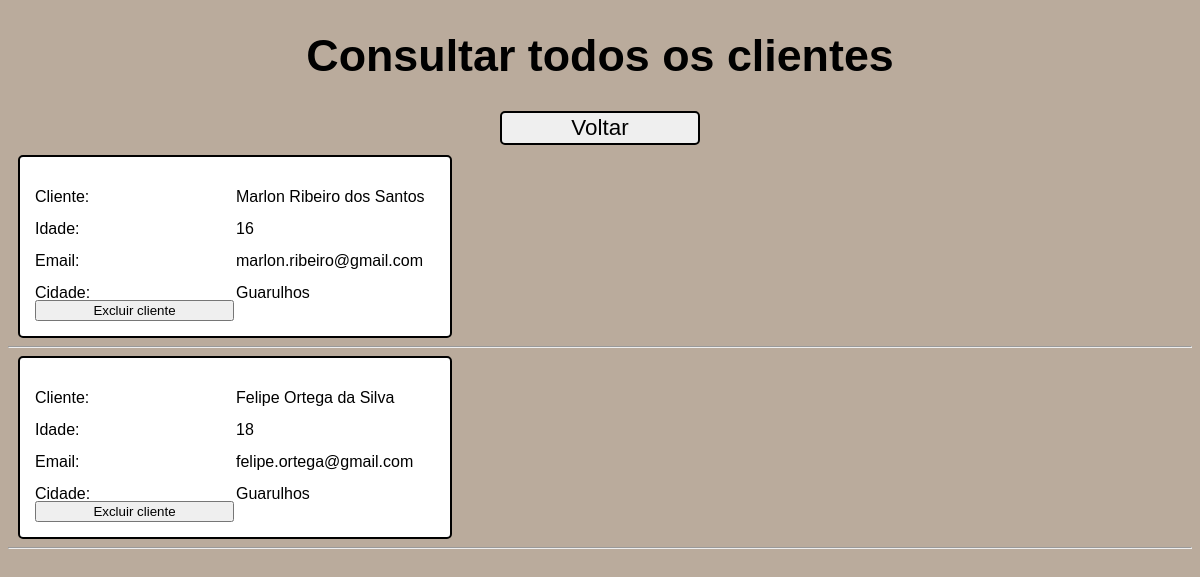
The page /php/cliente/listar_cli.php on the database as committed earlier.
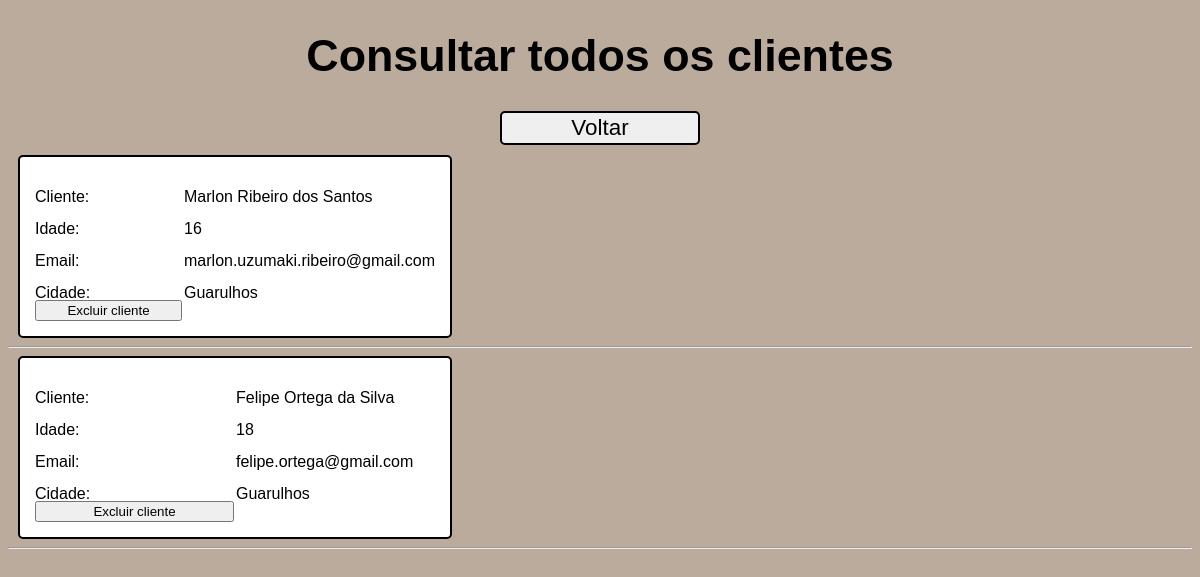
The same page on the database as committed later.
### tables this page shows
CREATE TABLE `tbcliente` (
  `codcliente` int(11) NOT NULL AUTO_INCREMENT,
  `cliente` varchar(90) DEFAULT NULL,
  `idade` int(11) DEFAULT NULL,
  `email` varchar(90) DEFAULT NULL,
  `cidade` varchar(90) DEFAULT NULL,
  PRIMARY KEY (`codcliente`)
);

### php/cliente/listar_cli.php (the view, shortened to what this page needs)
<!DOCTYPE html>
<html lang="pt-br">
<head>
    <link rel="stylesheet" href="../../css/style2.css">
</head>
<body>
    <h1>Consultar todos os clientes</h1>
    <button id="voltar" onclick="window.location = 'cadcliente.php'">Voltar</button>
    <?php
        require_once "../../factory/conexao.php";
        $consulta = "select * from tbcliente";
        $executar = mysqli_query($conn, $consulta);
        while($coluna = mysqli_fetch_array($executar)){
    ?>
        <div class="listagemCliente">
            <p>Cliente:</p> <?php echo "<p>" . $coluna["cliente"] . "</p>";?>
            <p>Idade:</p> <?php echo "<p>" . $coluna["idade"] . "</p>";?>
            <p>Email:</p> <?php echo "<p>" . $coluna["email"] . "</p>";?>
            <p>Cidade:</p> <?php echo "<p>" . $coluna["cidade"] . "</p>";?>
            <button onclick="window.location = `excluircliente.php?id=<?php echo $coluna['codcliente']?>`">Excluir cliente</button>
        </div>
            <hr>
        <?php } ?>
</body>
</html>

### css/style2.css (style rules this page uses)
body { font-family: sans-serif; }
h1 { text-align: center; font-size: 2.8rem; }
input[type='submit'], input[type='reset'], button { transition: all 400ms; cursor: pointer; }
body { background-color: rgb(186, 171, 156); }
#voltar { margin: 10px auto; display: flex; width: 200px; font-size: 1.4rem; justify-content: space-around; border: 2px solid black; font-weight: 500; border-radius: 5px; padding: 2px; font-family: sans-serif; }
.listagemCliente { display: grid; grid-template-columns: repeat(2, 1fr); grid-template-rows: repeat(4, 30px); gap: 2px; width: 400px; border: 2px solid black; border-radius: 5px; padding: 15px; margin-left: 10px; background-color: white; color: black; }

Rows that differ between the two databases and show on the page:
changed tbcliente "Marlon Ribeiro dos Santos": email "marlon.ribeiro@gmail.com" → "marlon.uzumaki.ribeiro@gmail.com"
